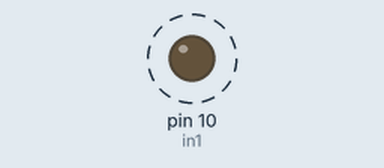
A sketch run on a simulated Arduino Uno, built with avr-gcc and run on an emulated ATmega328P. Parts: output pins drawn as LEDs (lit = HIGH). Dashed ring = blinking.

Above: at 0.6 s.
Timing chart, 0 to 4.6 s (numbered marks = the images above):
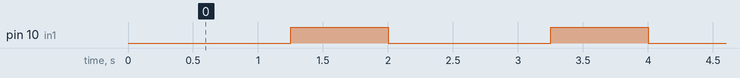

The sketch:

relay_blinker.ino
```cpp
int in1 = 10;

void setup() {
  pinMode(in1, OUTPUT);
  digitalWrite(in1, HIGH);
}

void loop() {
  digitalWrite(in1, LOW);
  delay(1250);
  digitalWrite(in1, HIGH);
  delay(750);
}
```

Measured:
- by itself, pin 10 (in1): alternates HIGH for 0.75 s and LOW for 1.3 s
